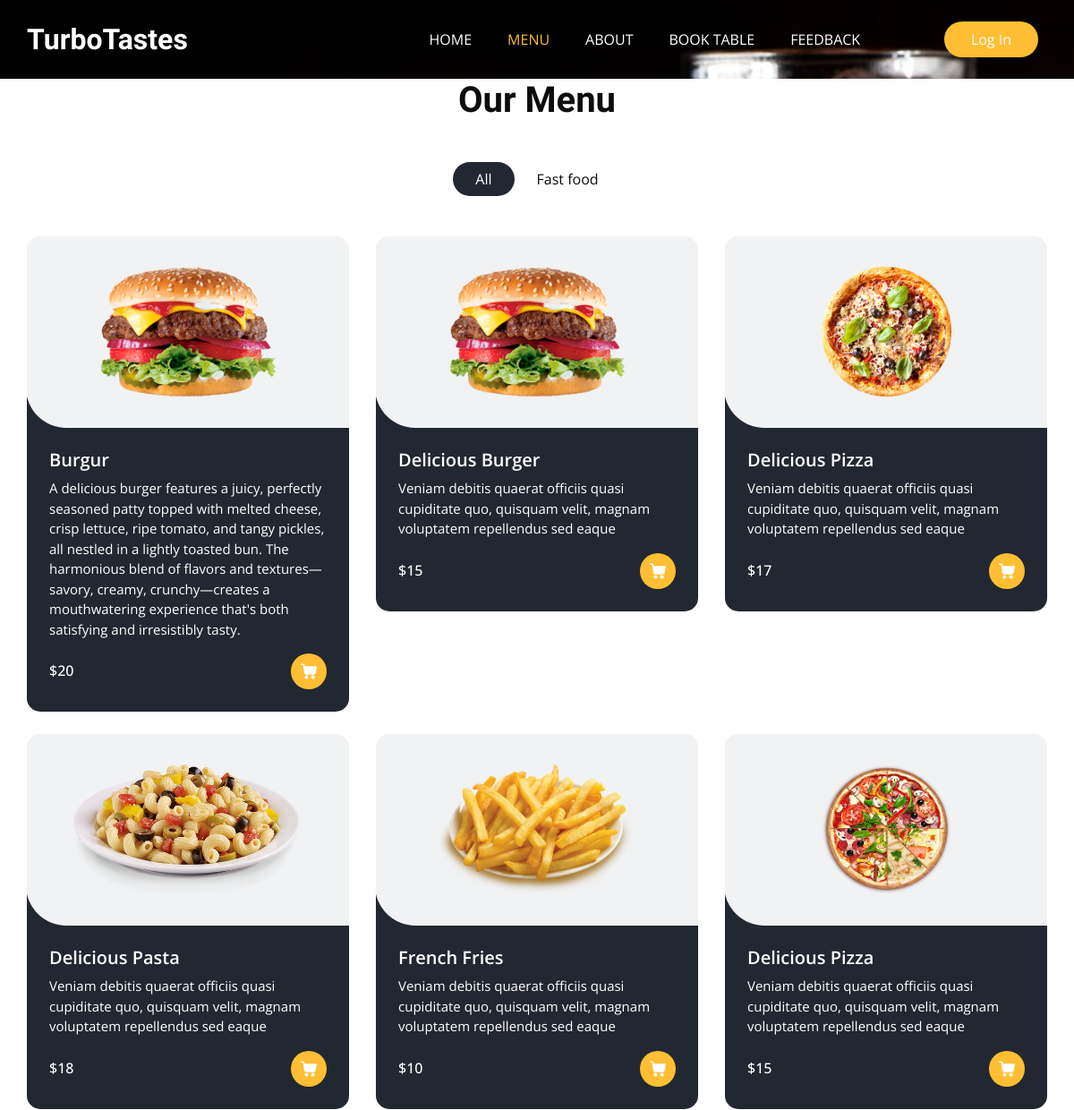
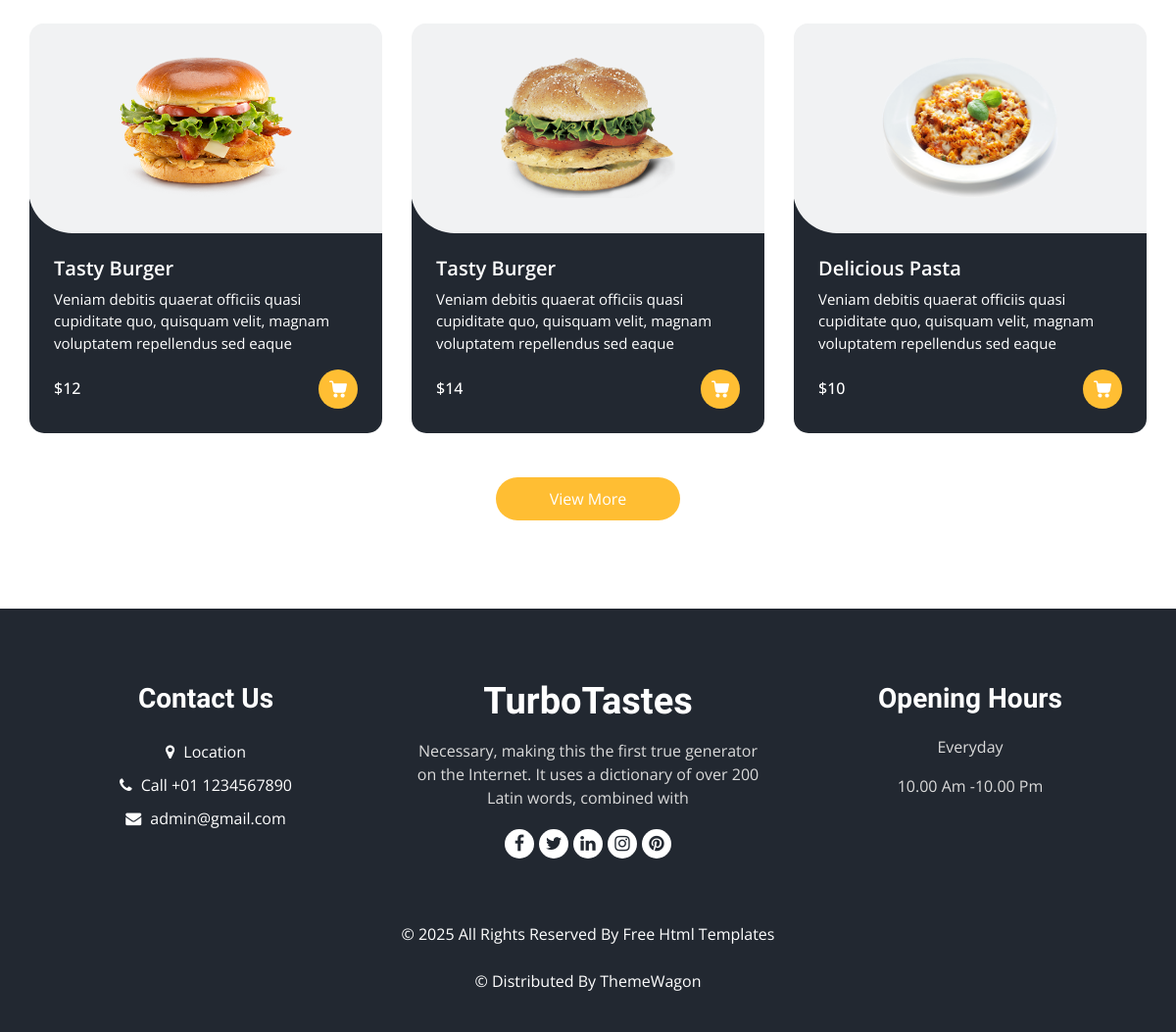
The app's page /menu/ with its own data (2 pictures, top to bottom).
### Base_App/models.py (models this page shows, shortened)
class ItemList(models.Model):
    Category_name = models.CharField(max_length=15)
    def __str__(self):
        return self.Category_name

class Items(models.Model):
    Item_name = models.CharField(max_length=40)
    description = models.TextField(blank=False)
    Price = models.IntegerField()
    Category = models.ForeignKey(ItemList, related_name='Name', on_delete=models.CASCADE)
    Image = models.ImageField(upload_to='items/')

### Base_App/views.py (the view)
# urls.py: path('menu/', MenuView,name='Menu'),
def MenuView(request):
    items =  Items.objects.all()
    list = ItemList.objects.all()
    return render(request, 'menu.html', {'items': items, 'list': list})

### Template/menu.html (shortened to what this page needs)
{% extends "base.html" %}
{% block class %}class="sub_page"{% endblock class %}
{% block menu_status %}active{% endblock menu_status %}
{% block main %}
{% load static %}
  <section class="food_section layout_padding-bottom">
    <div class="container">
      <div class="heading_container heading_center">
        <h2>
          Our Menu
        </h2>
      </div>
      <ul class="filters_menu">
        <li class="active" data-filter="*">All</li>
        {% for i in list %}
        <li data-filter=".{{i.Category_name}}">{{i.Category_name}}</li>
        {% endfor %}
      </ul>
      <div class="filters-content">
        <div class="row grid">
          {% for j in items %}
          <div class="col-sm-6 col-lg-4 all {{j.Category}}">
            <div class="box">
              <div>
                <div class="img-box">
                  <img src="/media/{{j.Image}} " alt="{{j.Image}}">
                </div>
                <div class="detail-box">
                  <h5>
                    {{j.Item_name}}
                  </h5>
                  <p>
                    {{j.description}}
                  </p>
                  <div class="options">
                    <h6>
                      ${{j.Price}}
                    </h6>
                    <a href="">
                    </a>
                  </div>
                </div>
              </div>
            </div>
          </div>
          <div class="col-sm-6 col-lg-4 all burger">
            <div class="box">
              <div>
                <div class="img-box">
                  <img src="{% static 'images/f2.png' %}" alt="">
                </div>
                <div class="detail-box">
                  <h5>
                    Delicious Burger
                  </h5>
                  <p>
                    Veniam debitis quaerat officiis quasi cupiditate quo, quisquam velit, magnam voluptatem repellendus sed eaque
                  </p>
                  <div class="options">
                    <h6>
                      $15
                    </h6>
                    <a href="">
                    </a>
                  </div>
                </div>
              </div>
            </div>
          </div>
          <div class="col-sm-6 col-lg-4 all pizza">
            <div class="box">
              <div>
                <div class="img-box">
                  <img src="{% static 'images/f3.png' %}" alt="">
                </div>
                <div class="detail-box">
                  <h5>
                    Delicious Pizza
                  </h5>
                  <p>
                    Veniam debitis quaerat officiis quasi cupiditate quo, quisquam velit, magnam voluptatem repellendus sed eaque
                  </p>
                  <div class="options">
                    <h6>
                      $17
                    </h6>
                    <a href="">
                    </a>
                  </div>
                </div>
              </div>
            </div>
          </div>
          <div class="col-sm-6 col-lg-4 all pasta">
            <div class="box">
              <div>
                <div class="img-box">
                  <img src="{% static 'images/f4.png' %}" alt="">
                </div>
                <div class="detail-box">
                  <h5>
                    Delicious Pasta
                  </h5>
                  <p>
                    Veniam debitis quaerat officiis quasi cupiditate quo, quisquam velit, magnam voluptatem repellendus sed eaque
                  </p>
                  <div class="options">
                    <h6>
                      $18
                    </h6>
                    <a href="">
                    </a>
                  </div>
                </div>
              </div>
            </div>
          </div>
          <div class="col-sm-6 col-lg-4 all fries">
            <div class="box">
              <div>
                <div class="img-box">
                  <img src="{% static 'images/f5.png' %}" alt="">
                </div>
                <div class="detail-box">
                  <h5>
                    French Fries
                  </h5>
                  <p>
                    Veniam debitis quaerat officiis quasi cupiditate quo, quisquam velit, magnam voluptatem repellendus sed eaque
                  </p>
                  <div class="options">
                    <h6>
                      $10
                    </h6>
                    <a href="">
                    </a>
                  </div>
                </div>
              </div>
            </div>
          </div>
          <div class="col-sm-6 col-lg-4 all pizza">
            <div class="box">
              <div>
                <div class="img-box">
                  <img src="{% static 'images/f6.png' %}" alt="">
                </div>
                <div class="detail-box">
                  <h5>
                    Delicious Pizza
                  </h5>
                  <p>
                    Veniam debitis quaerat officiis quasi cupiditate quo, quisquam velit, magnam voluptatem repellendus sed eaque
                  </p>
                  <div class="options">
                    <h6>
                      $15
                    </h6>
                    <a href="">
                    </a>
                  </div>
                </div>
              </div>
            </div>
          </div>
          <div class="col-sm-6 col-lg-4 all burger">
            <div class="box">
              <div>
                <div class="img-box">
                  <img src="{% static 'images/f7.png' %}" alt="">
                </div>
                <div class="detail-box">
                  <h5>
                    Tasty Burger
                  </h5>
                  <p>
                    Veniam debitis quaerat officiis quasi cupiditate quo, quisquam velit, magnam voluptatem repellendus sed eaque
                  </p>
                  <div class="options">
                    <h6>
                      $12
                    </h6>
                    <a href="">
                    </a>
                  </div>
                </div>
              </div>
            </div>
          </div>
          <div class="col-sm-6 col-lg-4 all burger">
            <div class="box">
              <div>
                <div class="img-box">
                  <img src="{% static 'images/f8.png' %}" alt="">
                </div>
                <div class="detail-box">
                  <h5>
                    Tasty Burger
                  </h5>
                  <p>
                    Veniam debitis quaerat officiis quasi cupiditate quo, quisquam velit, magnam voluptatem repellendus sed eaque
                  </p>
                  <div class="options">
                    <h6>
                      $14
                    </h6>
                    <a href="">
                    </a>
                  </div>
                </div>
              </div>
            </div>
          </div>
          <div class="col-sm-6 col-lg-4 all pasta">
            <div class="box">
              <div>
                <div class="img-box">
                  <img src="{% static 'images/f9.png' %}" alt="">
                </div>
                <div class="detail-box">
                  <h5>
                    Delicious Pasta
                  </h5>
                  <p>
                    Veniam debitis quaerat officiis quasi cupiditate quo, quisquam velit, magnam voluptatem repellendus sed eaque
                  </p>
                  <div class="options">
                    <h6>
                      $10
                    </h6>
                    <a href="">
                    </a>
                  </div>
                </div>
              </div>
            </div>
          </div>
          {% endfor %}
        </div>
      </div>
      <div class="btn-box">
        <a href="">
          View More
        </a>
      </div>
    </div>
  </section>
{% endblock main %}

### Template/base.html (shortened to what this page needs)
<!DOCTYPE html>
<html>
{% load static %}
<head>
  <link rel="stylesheet" type="text/css" href="{% static 'css/bootstrap.css' %}" />
  <link rel="stylesheet" type="text/css" href="https://cdnjs.cloudflare.com/ajax/libs/OwlCarousel2/2.3.4/assets/owl.carousel.min.css" />
  <link rel="stylesheet" href="https://cdnjs.cloudflare.com/ajax/libs/jquery-nice-select/1.1.0/css/nice-select.min.css" />
  <link href="{% static 'css/font-awesome.min.css' %}" rel="stylesheet" />
  <link href="{% static 'css/style.css' %}" rel="stylesheet" />
  <link href="{% static 'css/responsive.css' %}" rel="stylesheet" />
</head>
<body {% block class %}{% endblock class %}>
  <div class="hero_area">
    <div class="bg-box">
      <img src="{% static 'images/hero3.jpg' %}" alt="">
    </div>
    <header class="header_section">
      <div class="container">
        <nav class="navbar navbar-expand-lg custom_nav-container ">
          <a class="navbar-brand" href="{% url "Home" %}">
            <span>
              TurboTastes
            </span>
          </a>
          <div class="collapse navbar-collapse" id="navbarSupportedContent">
            <ul class="navbar-nav  mx-auto ">
              <li class="nav-item {% block home_status %}{% endblock home_status %}">
                <a class="nav-link" href="{% url "Home" %}">Home <span class="sr-only">(current)</span></a>
              </li>
              <li class="nav-item {% block menu_status %}{% endblock menu_status %}">
                <a class="nav-link " href="{% url "Menu" %}">Menu</a>
              </li>
              <li class="nav-item {% block about_status %}{% endblock about_status %}">
                <a class="nav-link" href="{% url "About" %}">About</a>
              </li>
              <li class="nav-item {% block table_status %}{% endblock table_status %}">
                <a class="nav-link" href="{% url "Book_Table" %}">Book Table</a>
              </li>
              <li class="nav-item {% block feedback_status %}{% endblock feedback_status %}">
                <a class="nav-link" href="{% url "Feedback_Form" %}">Feedback</a>
              </li>
            </ul>
            <div class="user_option">
              {% if user.is_authenticated %}
                <a href="{% url 'logout' %}" class="order_online">
                  Log Out
                </a>
              {% else %}
                <a href="{% url 'login' %}" class="order_online">
                  Log In
                </a>
              {% endif %}
            </div>
          </div>
        </nav>
      </div>
    </header>
  </div>
 {% block main %}{% endblock main %}
  <footer class="footer_section">
    <div class="container">
      <div class="row">
        <div class="col-md-4 footer-col">
          <div class="footer_contact">
            <h4>
              Contact Us
            </h4>
            <div class="contact_link_box">
              <a href="">
                <i class="fa fa-map-marker" aria-hidden="true"></i>
                <span>
                  Location
                </span>
              </a>
              <a href="">
                <i class="fa fa-phone" aria-hidden="true"></i>
                <span>
                  Call +01 1234567890
                </span>
              </a>
              <a href="">
                <i class="fa fa-envelope" aria-hidden="true"></i>
                <span>
                  admin@gmail.com
                </span>
              </a>
            </div>
          </div>
        </div>
        <div class="col-md-4 footer-col">
          <div class="footer_detail">
            <a href="" class="footer-logo">
              TurboTastes
            </a>
            <p>
              Necessary, making this the first true generator on the Internet. It uses a dictionary of over 200 Latin words, combined with
            </p>
            <div class="footer_social">
              <a href="">
                <i class="fa fa-facebook" aria-hidden="true"></i>
              </a>
              <a href="">
                <i class="fa fa-twitter" aria-hidden="true"></i>
              </a>
              <a href="">
                <i class="fa fa-linkedin" aria-hidden="true"></i>
              </a>
              <a href="">
                <i class="fa fa-instagram" aria-hidden="true"></i>
              </a>
              <a href="">
                <i class="fa fa-pinterest" aria-hidden="true"></i>
              </a>
            </div>
          </div>
        </div>
        <div class="col-md-4 footer-col">
          <h4>
            Opening Hours
          </h4>
          <p>
            Everyday
          </p>
          <p>
            10.00 Am -10.00 Pm
          </p>
        </div>
      </div>
      <div class="footer-info">
        <p>
          &copy; <span id="displayYear"></span> All Rights Reserved By
          <a href="https://html.design/">Free Html Templates</a><br><br>
          &copy;  Distributed By
          <a href="https://themewagon.com/" target="_blank">ThemeWagon</a>
        </p>
      </div>
    </div>
  </footer>
</body>
</html>

### static/css/responsive.css (style rules this page uses)
@media (min-width: 1200px) { .container { max-width: 1170px; } }

### records on screen
ItemList: Category_name "Fast food"
Items: Image (picture), Item_name "Burgur", description "A delicious burger features a juicy, perfectly seasoned patty topped with melted cheese, crisp lettuce, ripe tomato, and tangy pickles, all nestled in a lightly toasted bun. The harmonious blend of flavors and textures—savory, creamy, crunchy—creates a mouthwatering experience that's both satisfying and irresistibly tasty.", Price "20"
